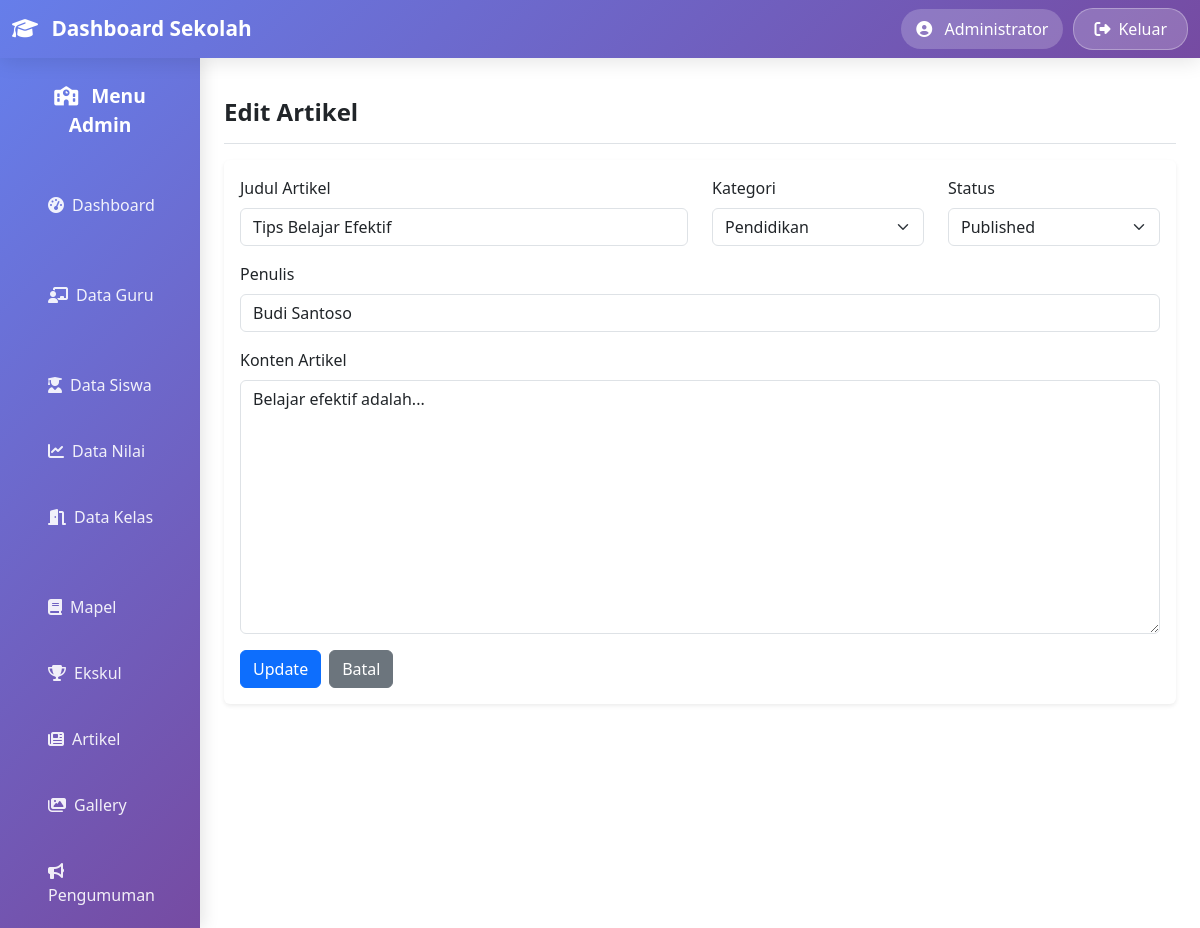
/artikel/edit.php?id=1 (signed in), run on the app's committed database.
### tables this page shows
CREATE TABLE `artikel` (
  `id` int(11) NOT NULL,
  `judul` varchar(200) NOT NULL,
  `kategori` varchar(100) NOT NULL,
  `penulis` varchar(100) NOT NULL,
  `status` varchar(20) NOT NULL,
  `konten` text NOT NULL,
  `diterbitkan_pada` timestamp NOT NULL DEFAULT current_timestamp()
);

### artikel/edit.php (the view, shortened to what this page needs)
<?php
require_once '../config/database.php';
include '../template/header.php';
$id = intval($_GET['id']);
$result = mysqli_query($conn, "SELECT * FROM artikel WHERE id = $id LIMIT 1");
$artikel = mysqli_fetch_assoc($result);
?>
<div class="container-fluid">
    <div class="row">
        <?php include '../template/sidebar.php'; ?>
        <main class="col-12">
            <div class="d-flex justify-content-between flex-wrap flex-md-nowrap align-items-center pt-3 pb-2 mb-3 border-bottom">
                <h1 class="h4 fw-bold">Edit Artikel</h1>
            </div>
            <div class="card border-0 shadow-sm">
                <div class="card-body">
                    <form action="update.php?id=<?= $artikel['id']; ?>" method="post">
                        <div class="row">
                            <div class="col-md-6">
                                <div class="mb-3">
                                    <label for="judul" class="form-label">Judul Artikel</label>
                                    <input type="text" class="form-control" id="judul" name="judul"
                                           value="<?= htmlspecialchars($artikel['judul']); ?>" required>
                                </div>
                            </div>
                            <div class="col-md-3">
                                <div class="mb-3">
                                    <label for="kategori" class="form-label">Kategori</label>
                                    <select class="form-select" id="kategori" name="kategori" required>
                                        <option value="Pendidikan" <?= $artikel['kategori'] == 'Pendidikan' ? 'selected' : ''; ?>>Pendidikan</option>
                                    </select>
                                </div>
                            </div>
                            <div class="col-md-3">
                                <div class="mb-3">
                                    <label for="status" class="form-label">Status</label>
                                    <select class="form-select" id="status" name="status" required>
                                        <option value="published" <?= $artikel['status'] == 'published' ? 'selected' : ''; ?>>Published</option>
                                    </select>
                                </div>
                            </div>
                        </div>
                        <div class="mb-3">
                            <label for="penulis" class="form-label">Penulis</label>
                            <input type="text" class="form-control" id="penulis" name="penulis"
                                   value="<?= htmlspecialchars($artikel['penulis']); ?>" required>
                        </div>
                        <div class="mb-3">
                            <label for="konten" class="form-label">Konten Artikel</label>
                            <textarea class="form-control" id="konten" name="konten" rows="10" required><?= htmlspecialchars($artikel['konten']); ?></textarea>
                        </div>
                        <div class="d-flex justify-content-start gap-2">
                            <button type="submit" class="btn btn-primary">Update</button>
                            <a href="index.php" class="btn btn-secondary">Batal</a>
                        </div>
                    </form>
                </div>
            </div>
        </main>
    </div>
</div>
<?php include '../template/footer.php'; ?>

### data on the page
artikel: judul "Tips Belajar Efektif", kategori "Pendidikan", status "Published", penulis "Budi Santoso", konten "Belajar efektif adalah..."

### other printed values
$_SESSION['admin_nama'] "Administrator"
